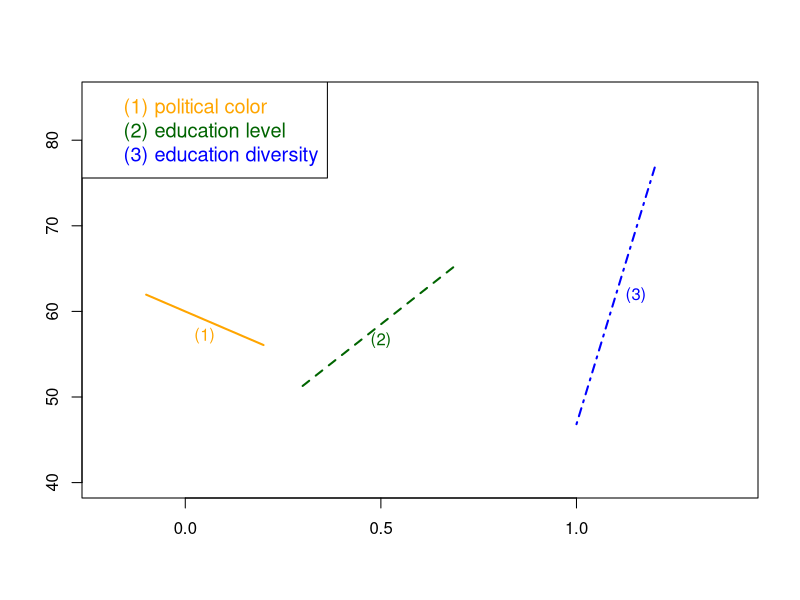

This chart was generated by the following R code:
df <- read.csv("coe_div.csv", stringsAsFactors = FALSE)

x <- df[[1]]

cols <- c("orange", "darkgreen", "blue")
circles <- c("(1)", "(2)", "(3)")

setEPS()
postscript("coe_div.eps", width=10, height=7)

plot(
  x, df[[2]],
  type = "l", lwd = 2, col = "orange", lty = "solid",
  ylim =c(40, 85),
  xlab = "", ylab = "",
  main = ""
)

lines(x, df[[3]], col = "darkgreen",   lwd = 2, lty = "dashed")
lines(x, df[[4]], col = "blue",  lwd = 2, lty = "dotdash")

x_point_1 <- x[6]
y_point_1 <- df[6, 2]

x_point_2 <- x[15]
y_point_2 <- df[15, 3]

x_point_3 <- x[27]
y_point_3 <- df[27, 4]

text(x_point_1, y_point_1, labels = circles[1], col = cols[1], cex = 1, pos = 1)
text(x_point_2, y_point_2, labels = circles[2], col = cols[2], cex = 1, pos = 1)
text(x_point_3, y_point_3, labels = circles[3], col = cols[3], cex = 1, pos = 4)

legend(
  "topleft",
  legend = c(
    "(1) political color",
    "(2) education level",
    "(3) education diversity"
  ),
  text.col = cols,
  bty = "o",
  lty = NA,
  lwd = NA,
  pch = NA,
  col = NA,
  pt.cex = 0,
  x.intersp = 0,
  cex = 1.2
)
dev.off()
